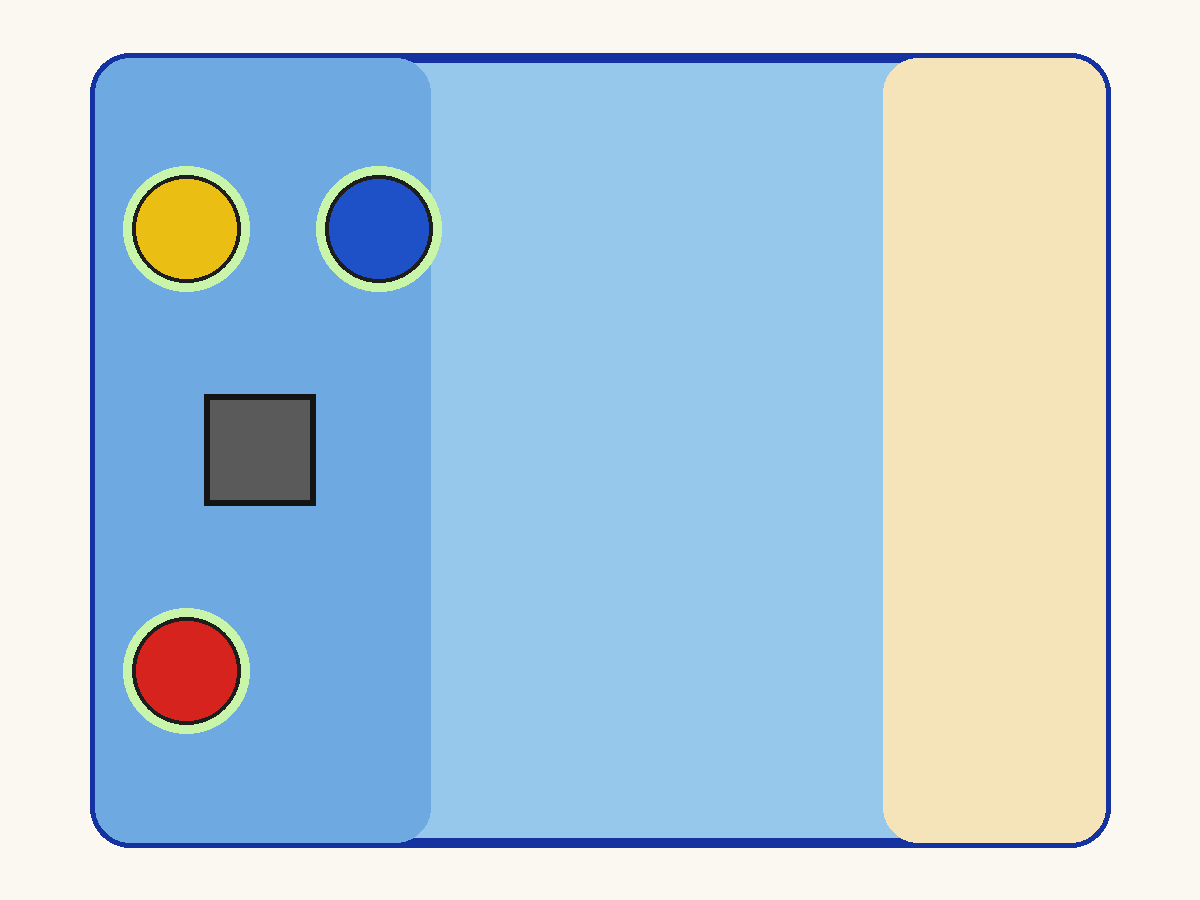

Recreate this plot in Python.
"""Lo schema del disegno a pastello del muro ovest (accordo del 28 ottobre): la piscina a onde vista dall'alto come la
vede chi sta davanti al muro ovest della parte profonda (in alto l'ovest, x -7; a destra il nord, la spiaggia; a sinistra
il muro sud della parte fonda, z 5), con la botola e i tre cerchi nelle posizioni della scena di enigmi. Lo schema
(forme piene, posizioni giuste) va a Meshy image-to-image che lo ridisegna a pastello (genera_disegno_muro.py).
I cerchi e i giocattoli sono disegnati più grandi del vero (1,9 m invece di 1), come li disegnerebbe un bambino.
Uso: python3 schema_disegno.py -> schema_disegno.png (1200 x 900)"""
import os
from PIL import Image, ImageDraw

QUI = os.path.dirname(os.path.abspath(__file__))
W, H = 1200, 900
X0, X1 = 90, 1110          # z 5 .. -13
PX = (X1 - X0) / 18.0      # pixel per metro
Y0 = (H - 14 * PX) / 2     # x -7 in alto


def p(x, z):
    return X0 + (5 - z) * PX, Y0 + (x + 7) * PX


CERCHI = [((-3.9, 3.3), (235, 190, 20), 'paperella'), ((3.9, 3.3), (215, 35, 30), 'pallone'),
          ((-3.9, -0.1), (30, 80, 200), 'balena')]

if __name__ == '__main__':
    im = Image.new('RGB', (W, H), (250, 248, 240))
    d = ImageDraw.Draw(im)
    a, b = p(-7, 5), p(7, -13)
    d.rounded_rectangle([a[0], a[1], b[0], b[1]], 40, fill=(150, 200, 235), outline=(20, 50, 160), width=10)
    sp = p(-7, -9)                                  # la spiaggia (sabbia) all'estremo nord
    d.rounded_rectangle([sp[0], a[1] + 5, b[0] - 5, b[1] - 5], 35, fill=(245, 228, 185))
    pf = p(-7, -1)                                  # la parte fonda più scura
    d.rounded_rectangle([a[0] + 5, a[1] + 5, pf[0], b[1] - 5], 35, fill=(110, 170, 225))
    c = p(0, 2.0)
    h = 1.4 * PX / 2 * 1.4
    d.rectangle([c[0] - h, c[1] - h, c[0] + h, c[1] + h], fill=(90, 90, 90), outline=(20, 20, 20), width=6)
    r = 1.9 * PX / 2
    for (x, z), col, _ in CERCHI:
        c = p(x, z)
        d.ellipse([c[0] - r - 9, c[1] - r - 9, c[0] + r + 9, c[1] + r + 9], fill=(200, 245, 170))   # il bordo fosforescente
        d.ellipse([c[0] - r, c[1] - r, c[0] + r, c[1] + r], fill=col, outline=(30, 30, 30), width=4)
    im.save(os.path.join(QUI, 'schema_disegno.png'))
    print({n: tuple(round(v) for v in p(x, z)) for (x, z), _, n in CERCHI}, 'botola', tuple(round(v) for v in p(0, 2)))
